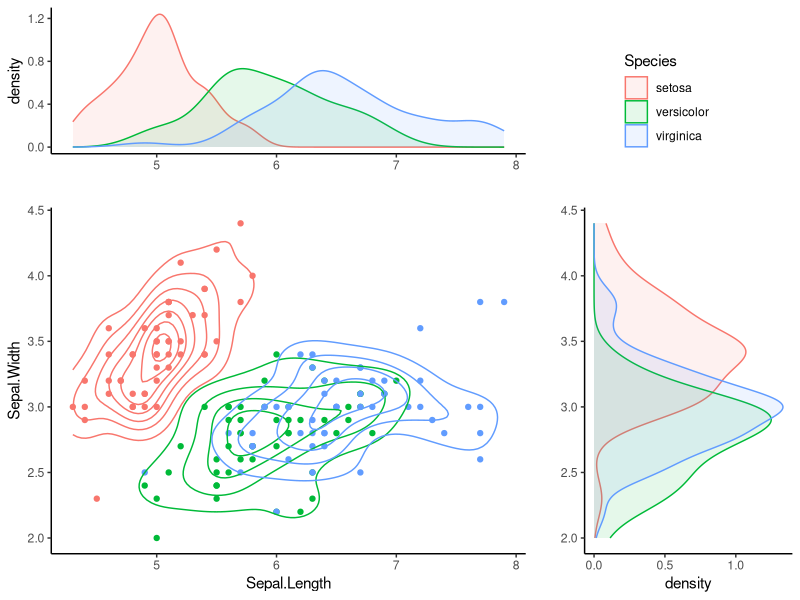

This chart was generated by the following R code:
#
# Stolen with love from: http://people.duke.edu/~csm29/ggplot2/ggplot2.html
#

library(ggplot2)
library(gridExtra)

g_legend<-function(a.gplot){
  tmp <- ggplot_gtable(ggplot_build(a.gplot))
  leg <- which(sapply(tmp$grobs, function(x) x$name) == "guide-box")
  legend <- tmp$grobs[[leg]]
  return(legend)
}

scatterWithMargins <- function(plotData, x, y, color){
  xy <- ggplot(plotData, aes_string(x=x, y=y, col = color))+
    geom_point()+
    geom_density2d()+
    theme_classic()
  xDen <- ggplot(plotData, aes_string(x=x, fill = color, col=color))+
    geom_density(alpha=0.1)+
    theme_classic()+
    xlab("")
  yDen <- ggplot(plotData, aes_string(x=y, fill = color, col=color))+
    geom_density(alpha=0.1)+
    coord_flip()+
    theme_classic()+
    xlab("")
  leg <- g_legend( xDen )
  grid.arrange(xDen+theme(legend.position = "none"),
               leg,
               xy+theme(legend.position = "none"),
               yDen+theme(legend.position = "none"),
               nrow = 2, ncol = 2,
               widths = unit(c(2,1), c("null", "null")),
               heights = unit(c(1,2), c("null", "null"))
  )
}

scatterWithMargins(iris, "Sepal.Length", "Sepal.Width", "Species")
